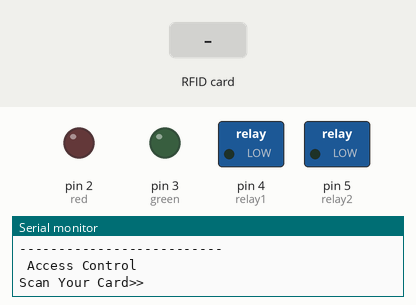
The sketch below on a simulated Arduino Uno, built with avr-gcc and run on an emulated ATmega328P. Parts: switched loads named in the sketch (green lamp = pin HIGH), output pins drawn as LEDs (lit = HIGH), the last lines printed to the serial monitor. The inputs (shaded band) are chosen by the test bench. Pins used as bus, display or sensor lines are not drawn.

Above: at 1.2 s.
1.3 s: RFID card B5 EE D1 CF held to the reader
At 2.1 s:
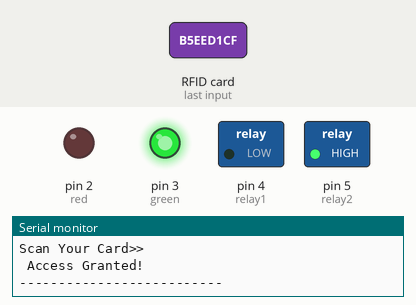
3.8 s: RFID card 5E 7A 19 C4 held to the reader
At 5.1 s:
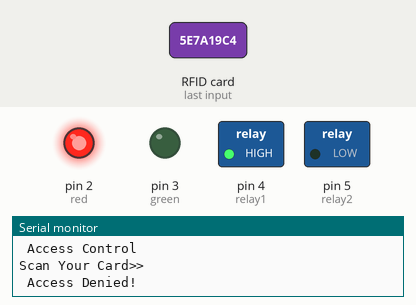
Timing chart, 0 to 6.8 s (numbered marks = the images above; inputs shaded):
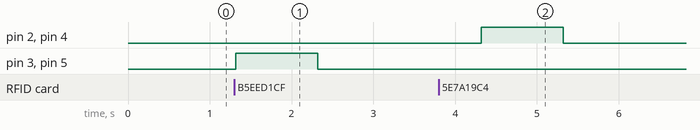

The sketch:

Rfid_Checking_tag.ino
```cpp
#include <SPI.h>
#include <MFRC522.h>

#define SS_PIN 10
#define RST_PIN 9
int green=3, red=2;
int relay1=4, relay2=5;
int tagCounter = 0; //keeps the tracker of number.

byte readCard[4];
String MasterTag1 = "B5EED1CF";
String MasterTag2 = "D3861410";
// White Card UID: D3861410
// Blue Card UID: B5EED1CF
String tagID = "";

// Create instances
MFRC522 mfrc522(SS_PIN, RST_PIN);


/**********************************************************************************************
 * setup() function
**********************************************************************************************/
void setup()
{
  pinMode(green, OUTPUT);
  pinMode(red, OUTPUT);
  pinMode(relay1, OUTPUT);
  pinMode(relay2, OUTPUT);
  Serial.begin(9600);
  SPI.begin();


  mfrc522.PCD_Init();
  delay(4);
  //Show details of PCD - MFRC522 Card Reader
  mfrc522.PCD_DumpVersionToSerial();


  Serial.println("--------------------------");
  Serial.println(" Access Control ");
  Serial.println("Scan Your Card>>");

}


/**********************************************************************************************
 * loop() function
**********************************************************************************************/
void loop()
{
  //----------------------------------------------------------------------
  //Wait until new tag is available
  while (getID()) {

    if (tagID == MasterTag1 || tagID == MasterTag2){
      Serial.println(" Access Granted!");
      Serial.println("--------------------------");
       //You can write any code here like, opening doors,
       //switching ON a relay, lighting up an LED etc...
       if (tagCounter % 2 == 0){
          digitalWrite(relay2, HIGH);
          digitalWrite(green, HIGH);
          delay(1000);
          digitalWrite(relay2, LOW);
          digitalWrite(green, LOW);
       }
       else{
          digitalWrite(relay1, HIGH);
          digitalWrite(red, HIGH);
          delay(1000);
          digitalWrite(relay1, LOW);
          digitalWrite(red, LOW);
       }
       tagCounter++;
    }

    else{
      Serial.println(" Access Denied!");
       digitalWrite(relay1, HIGH);
       digitalWrite(red, HIGH);
       delay(1000);
       digitalWrite(relay1, LOW);
       digitalWrite(red, LOW);
      Serial.println("--------------------------");
    }

    delay(2000);
    Serial.println(" Access Control ");
    Serial.println("Scan Your Card>>");
  }
  //Serial.println(tagID);
  //----------------------------------------------------------------------
}


/**********************************************************************************************
 * getID() function
 * Read new tag if available
**********************************************************************************************/
boolean getID()
{

  // Getting ready for Reading PICCs
  //If a new PICC placed to RFID reader continue
  if ( ! mfrc522.PICC_IsNewCardPresent()) {
    return false;
  }

  //Since a PICC placed get Serial and continue
  if ( ! mfrc522.PICC_ReadCardSerial()) {
  return false;
  }

  tagID = "";
  // The MIFARE PICCs that we use have 4 byte UID
  for ( uint8_t i = 0; i < 4; i++) {
  //readCard[i] = mfrc522.uid.uidByte[i];
  // Adds the 4 bytes in a single String variable
  tagID.concat(String(mfrc522.uid.uidByte[i], HEX));
  }

  tagID.toUpperCase();
  mfrc522.PICC_HaltA(); // Stop reading
  return true;

}
```

Measured:
- after the input at 1.3 s, pin 3 (green), pin 5 (relay2): LOW → HIGH at once, → LOW 1.0 s later
- after the input at 3.8 s, pin 2 (red), pin 4 (relay1): LOW → HIGH after 0.52 s, → LOW 1.0 s later
